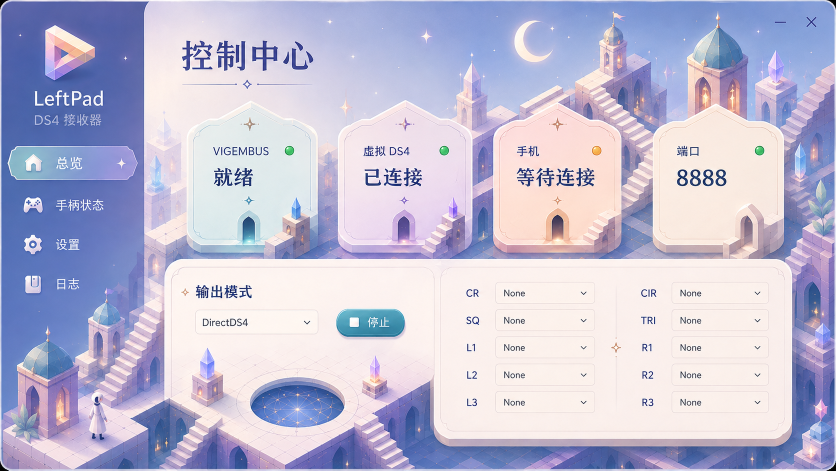
#> input picture pc_ds4_server/PcDs4Server/Assets/DreamscapeOverview/reference-overview.png, 1672 x 941 px (shown at 1/2 size)
$ python build_dreamscape_spike_assets.py --reference ../PcDs4Server/Assets/DreamscapeOverview/reference-overview.png --output out.png
#> lines starting #> are read from the running program, lines starting #| are printed output that depends on the picture; after the words box and inside, x2 and y2 are one past the last pixel; in counts of white or black regions, pixels touching at a corner belong together
"""Build deterministic Dreamscape Overview Spike assets from the measured target.

The reference is copied byte-for-byte for the development overlay.  static-art.png
keeps the original architecture while replacing every dynamic text/value region
with a feathered interpolation of its surrounding pixels.  Runtime text is then
rendered by HTML/CSS and populated from the C# state bridge.
"""

from __future__ import annotations

import argparse
import hashlib
import shutil
from pathlib import Path

import numpy as np
from PIL import Image, ImageFilter


EXPECTED_SIZE = (1672, 941)
EXPECTED_SHA256 = "4E7D2A19E2FBFEC7E11D7D9E2B396F5EF36644ED2EFF56695261AAAA10265938"

# Inclusive-exclusive rectangles measured in the reference coordinate system.
DYNAMIC_RECTS = [
    # Brand and navigation text.
    (58, 172, 239, 221),
    (57, 220, 234, 263),
    (103, 302, 202, 352),
    (103, 394, 245, 440),
    (103, 474, 205, 519),
    (103, 553, 191, 601),
    # Page title and native window glyphs.
    (347, 65, 677, 151),
    (1538, 20, 1662, 70),
    # Status card titles, values, and runtime dots.
    (416, 278, 562, 382),
    (566, 284, 598, 319),
    (715, 278, 915, 382),
    (876, 284, 909, 319),
    (1022, 278, 1217, 382),
    (1181, 284, 1215, 319),
    (1344, 278, 1542, 389),
    (1501, 284, 1538, 319),
    # Output title, selected value, and button contents.
    (379, 554, 533, 608),
    (397, 617, 602, 668),
    (684, 619, 798, 673),
    # Left mapping labels and selected values.
    (923, 563, 972, 611),
    (997, 562, 1126, 610),
    (923, 618, 972, 666),
    (997, 617, 1126, 665),
    (923, 673, 972, 721),
    (997, 672, 1126, 720),
    (923, 728, 972, 776),
    (997, 727, 1126, 775),
    (923, 783, 972, 831),
    (997, 782, 1126, 830),
    # Right mapping labels and selected values.
    (1273, 563, 1332, 611),
    (1350, 562, 1478, 610),
    (1273, 618, 1332, 666),
    (1350, 617, 1478, 665),
    (1273, 673, 1332, 721),
    (1350, 672, 1478, 720),
    (1273, 728, 1332, 776),
    (1350, 727, 1478, 775),
    (1273, 783, 1332, 831),
    (1350, 782, 1478, 830),
]


def sha256(path: Path) -> str:
    digest = hashlib.sha256()
    with path.open("rb") as stream:
        for chunk in iter(lambda: stream.read(1024 * 1024), b""):
            digest.update(chunk)
#> in main, opened is the input picture: PIL image 1672x941 RGB; mean R, G, B 190.4, 188, 212.4
    return digest.hexdigest().upper()


def interpolated_patch(array: np.ndarray, rect: tuple[int, int, int, int]) -> np.ndarray:
    x0, y0, x1, y1 = rect
    height = y1 - y0
    width = x1 - x0
    left = array[y0:y1, max(0, x0 - 4):max(1, x0 - 1)].mean(axis=1)
    right = array[y0:y1, min(array.shape[1] - 1, x1 + 1):min(array.shape[1], x1 + 4)].mean(axis=1)
    top = array[max(0, y0 - 4):max(1, y0 - 1), x0:x1].mean(axis=0)
    bottom = array[min(array.shape[0] - 1, y1 + 1):min(array.shape[0], y1 + 4), x0:x1].mean(axis=0)

    horizontal_weight = np.linspace(0.0, 1.0, width, dtype=np.float32)[None, :, None]
    vertical_weight = np.linspace(0.0, 1.0, height, dtype=np.float32)[:, None, None]
    horizontal = left[:, None, :] * (1.0 - horizontal_weight) + right[:, None, :] * horizontal_weight
    vertical = top[None, :, :] * (1.0 - vertical_weight) + bottom[None, :, :] * vertical_weight
    return (horizontal * 0.52 + vertical * 0.48).clip(0, 255)


def build_static_art(reference: Image.Image) -> tuple[Image.Image, Image.Image]:
    source = np.asarray(reference.convert("RGB"), dtype=np.float32)
    reconstructed = source.copy()
    hard_mask = Image.new("L", reference.size, 0)
#> hard_mask: PIL image 1672x941 L; every value is 0

    from PIL import ImageDraw

    mask_draw = ImageDraw.Draw(hard_mask)
    for rect in DYNAMIC_RECTS:
        x0, y0, x1, y1 = rect
        reconstructed[y0:y1, x0:x1] = interpolated_patch(source, rect)
        mask_draw.rectangle((x0, y0, x1 - 1, y1 - 1), fill=255)
#> this loop made 39 passes
#> pass 1, in interpolated_patch, `horizontal = left[:, None, :] * (1.0 - horizontal_weight) + right[:, N..`:
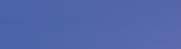
#> horizontal: shape (49, 181, 3) float32; mean of channels 0, 1, 2 81.8, 102, 170.4; drawn as R, G, B
#> pass 2, in interpolated_patch (call 2), `horizontal = left[:, None, :] * (1.0 - horizontal_weight) + right[:, N..`:
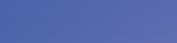
#> horizontal: shape (43, 177, 3) float32; mean of channels 0, 1, 2 84.6, 104.4, 173; drawn as R, G, B
#> after the loop:
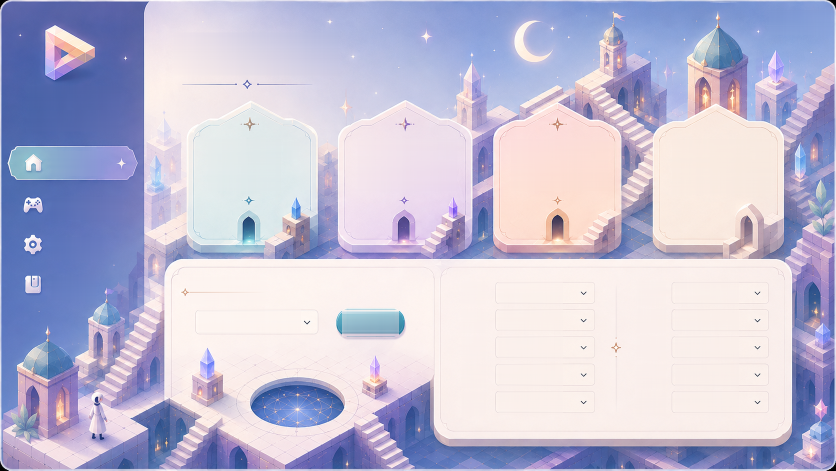
#> reconstructed: shape (941, 1672, 3) float32 (shown at 1/2 size); mean R, G, B 194.1, 189.5, 213.3

    reconstructed_image = Image.fromarray(reconstructed.astype(np.uint8), "RGB")
    feather = hard_mask.filter(ImageFilter.GaussianBlur(radius=2.0))
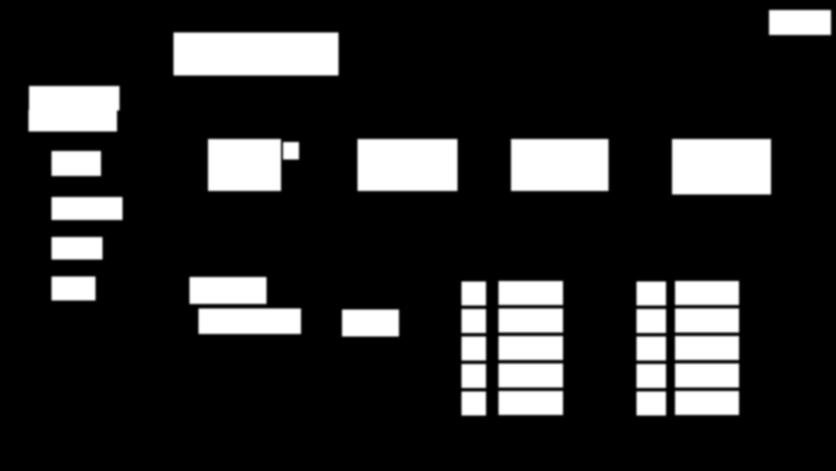
#> feather: PIL image 1672x941 L (shown at 1/2 size); min 0, max 255, mean 42.6
    static_art = Image.composite(reconstructed_image, reference.convert("RGB"), feather)
    return static_art, hard_mask


def main() -> None:
    parser = argparse.ArgumentParser()
    parser.add_argument("--reference", type=Path, required=True)
    parser.add_argument("--output", type=Path, required=True)
    args = parser.parse_args()

    if not args.reference.is_file():
        raise SystemExit(f"Reference does not exist: {args.reference}")
    actual_sha = sha256(args.reference)
    if actual_sha != EXPECTED_SHA256:
        raise SystemExit(f"Reference SHA mismatch: {actual_sha}")

    with Image.open(args.reference) as opened:
        reference = opened.convert("RGB")
    if reference.size != EXPECTED_SIZE:
        raise SystemExit(f"Reference size mismatch: {reference.size}")

    args.output.mkdir(parents=True, exist_ok=True)
    shutil.copyfile(args.reference, args.output / "reference-overview.png")
    static_art, dynamic_mask = build_static_art(reference)
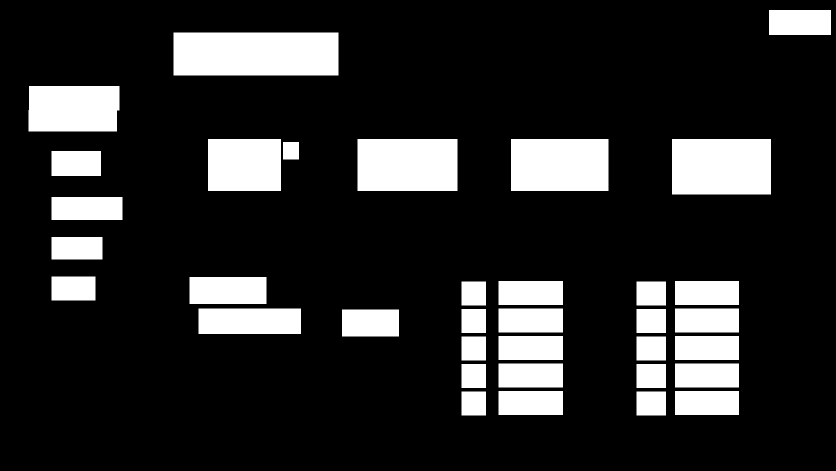
#> dynamic_mask: PIL image 1672x941 L (shown at 1/2 size); 16.7% white; 35 white regions, largest, box (x1, y1, x2, y2) and area: (347, 65, 677, 151) 28380, (1344, 278, 1542, 389) 21978, (715, 278, 915, 382) 20800
    static_art.save(args.output / "static-art.png", optimize=True)
    dynamic_mask.save(args.output / "dynamic-mask.png", optimize=True)
    print(f"reference={args.reference}")
    print(f"dimensions={reference.width}x{reference.height}")
#| dimensions=1672x941
    print(f"sha256={actual_sha}")
    print(f"masked_regions={len(DYNAMIC_RECTS)}")
    print(f"output={args.output}")


if __name__ == "__main__":
    main()
